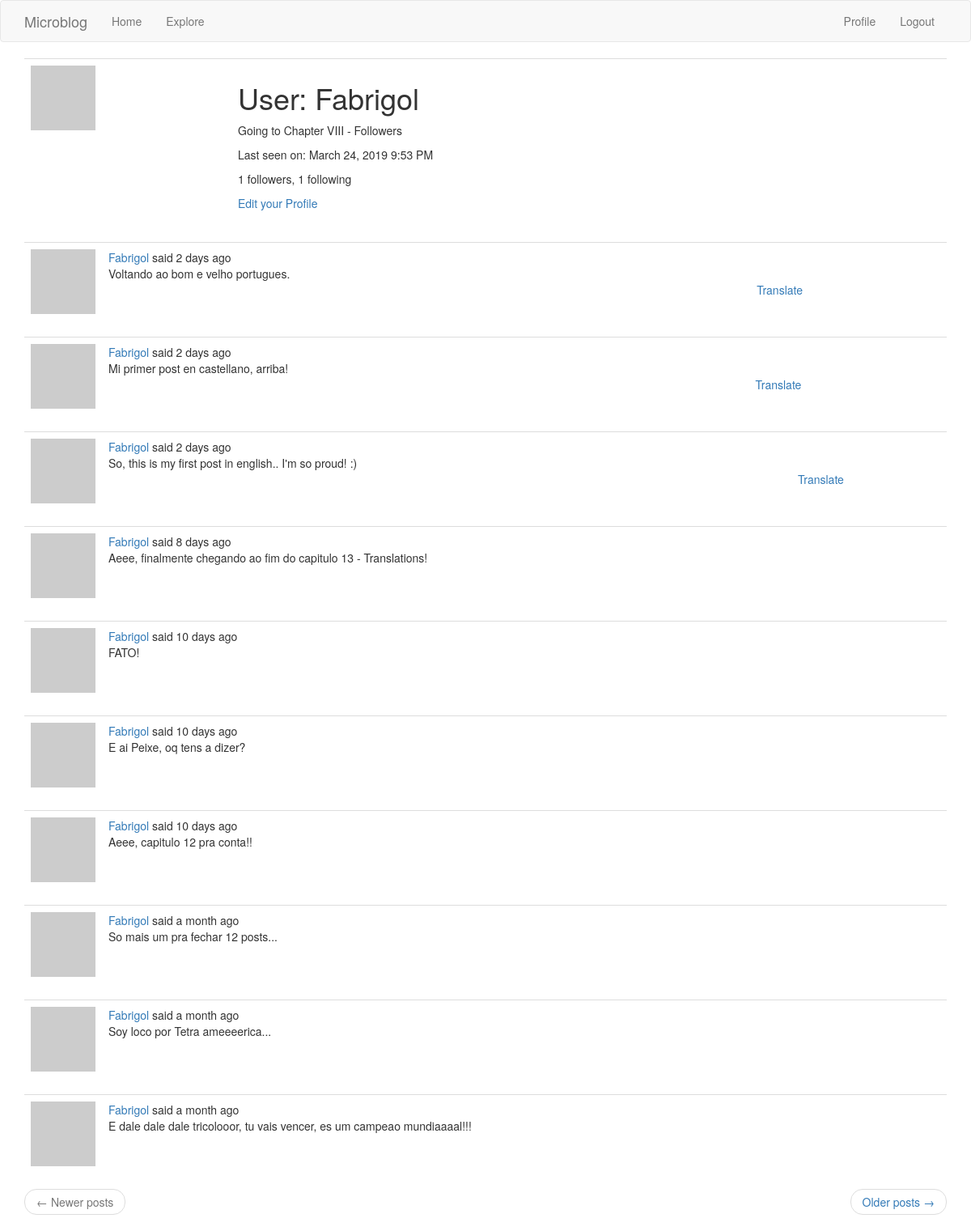
Before: /user/Fabrigol (signed in) with the older database file.
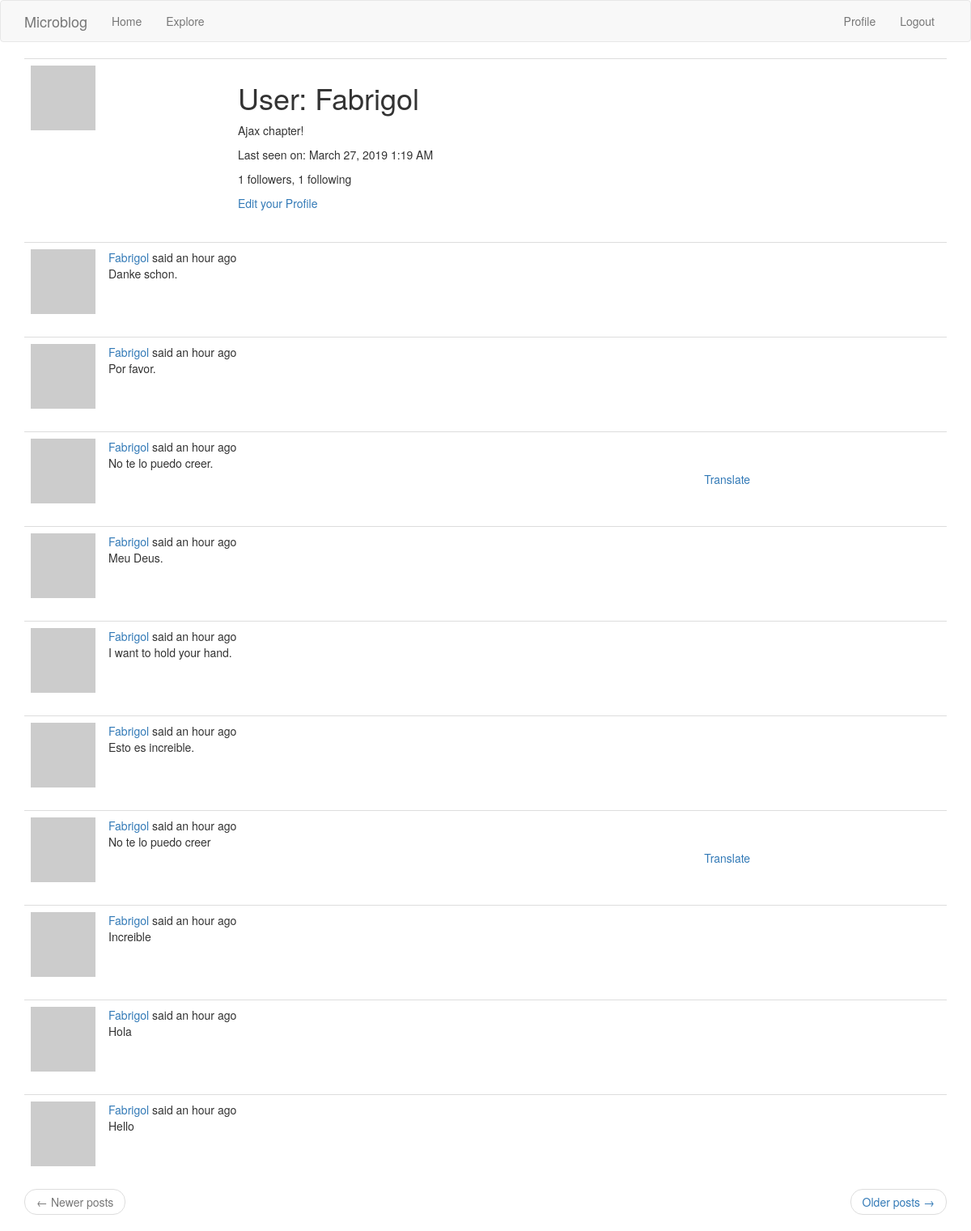
After: the same page with the newer database file.
### app/models.py (models this page shows, shortened)
class User(UserMixin,db.Model):
    id = db.Column(db.Integer, primary_key = True)
    username = db.Column(db.String(64), index=True, unique=True)
    email = db.Column(db.String(120), index=True, unique=True)
    password_hash = db.Column(db.String(128))
    posts = db.relationship('Post', backref='author', lazy='dynamic')
    about_me = db.Column(db.String(140))
    last_seen = db.Column(db.DateTime, default=datetime.utcnow)
    followed = db.relationship(
        'User', secondary=followers,
        primaryjoin=(followers.c.follower_id == id),
        secondaryjoin=(followers.c.followed_id == id),
        backref=db.backref('followers', lazy='dynamic'), lazy='dynamic')
    def avatar(self,size):
        digest = md5(self.email.lower().encode('utf-8')).hexdigest()
        return 'https://www.gravatar.com/avatar/{}?d=identicon&s={}'.format(
            digest, size)

class Post(db.Model):
    id = db.Column(db.Integer, primary_key=True)
    body = db.Column(db.String(140))
    timestamp = db.Column(db.DateTime, index=True, default=datetime.utcnow)
    user_id = db.Column(db.Integer, db.ForeignKey('user.id'))
    language = db.Column(db.String(5))

### app/routes.py (the view)
@app.route('/user/<username>')
@login_required
def user(username):
    user = User.query.filter_by(username=username).first_or_404()
    page = request.args.get('page', 1, type=int)
    posts = user.posts.order_by(Post.timestamp.desc()).paginate(
        page, app.config['POSTS_PER_PAGE'], False)
    next_url = url_for('user', username=user.username, page=posts.next_num) \
        if posts.has_next else None
    prev_url = url_for('user', username=user.username, page=posts.prev_num) \
        if posts.has_prev else None
    return render_template('user.html', user=user, posts=posts.items,
                           next_url=next_url, prev_url=prev_url)

### app/models.py (called while the page is built)
@login.user_loader
def load_user(id):
    return User.query.get(int(id))

### app/routes.py (called while the page is built)
@app.before_request
def before_request():
    if current_user.is_authenticated:
        current_user.last_seen = datetime.utcnow()
        db.session.commit()
    g.locale = str(get_locale())

### app/templates/user.html
{% extends "base.html" %}
{% block app_content %}
    <table class="table table-hover">
        <tr>
            <td width="256px"><img src="{{ user.avatar(256) }}"></td>
            <td>
                <h1>{{ _('User') }}: {{ user.username }}</h1>
                {% if user.about_me %}<p>{{ user.about_me }}</p>{% endif %}
                {% if user.last_seen %}
                <p>{{ _('Last seen on') }}: {{ moment(user.last_seen).format('LLL') }}</p>
                {% endif %}
                <p>{{ _('%(count)d followers', count=user.followers.count()) }}, {{ _('%(count)d following', count=user.followed.count()) }}</p>
                {% if user == current_user %}
                <p><a href="{{ url_for('edit_profile') }}">{{ _('Edit your Profile') }}</a></p>
                {% elif not current_user.is_following(user) %}
                <p><a href="{{ url_for('follow', username=user.username) }}">{{ _('Follow') }}</a></p>
                {% else %}
                <p><a href="{{ url_for('unfollow', username=user.username) }}">{{ _('Unfollow') }}</a></p>
                {% endif %}
            </td>
        </tr>
    </table>
    {% for post in posts %}
        {% include '_post.html' %}
    {% endfor %}
    <nav aria-label="...">
        <ul class="pager">
            <li class="previous{% if not prev_url %} disabled{% endif %}">
                <a href="{{ prev_url or '#' }}">
                    <span aria-hidden="true">&larr;</span> {{ _('Newer posts') }}
                </a>
            </li>
            <li class="next{% if not next_url %} disabled{% endif %}">
                <a href="{{ next_url or '#' }}">
                    {{ _('Older posts') }} <span aria-hidden="true">&rarr;</span>
                </a>
            </li>
        </ul>
    </nav>
{% endblock %}

### app/templates/_post.html (shortened to what this page needs)
<table class="table table-hover">
    <tr>
        <td width="70px">
            <a href="{{ url_for('user', username=post.author.username) }}">
                <img src="{{ post.author.avatar(70) }}" />
            </a>
        </td>
        <td>
            {{ _('%(username)s said %(when)s',
                username=user_link, when=moment(post.timestamp).fromNow()) }}
            <br>
            <span id="post{{ post.id }}">{{ post.body }}</span>
        </td>
        <td>
            {% if post.language and post.language != g.locale %}
            <br><br>
            <span id="translation{{ post.id }}">
                <a href="javascript:translate(
                            '#post{{ post.id }}',
                            '#translation{{ post.id }}',
                            '{{ post.language }}',
                            '{{ g.locale }}');">{{ _('Translate') }}</a>
            </span>
            {% endif %}
        </td>
    </tr>
</table>

Changed rows visible on the page:
no longer on this page (row unchanged): Post: body "Voltando ao bom e velho portugues."
no longer on this page (row unchanged): Post: body "Mi primer post en castellano, arriba!"
no longer on this page (row unchanged): Post: body "So, this is my first post in english.. I'm so proud! :)"
no longer on this page (row unchanged): Post: body "Aeee, finalmente chegando ao fim do capitulo 13 - Translations!"
no longer on this page (row unchanged): Post: body "FATO!"
no longer on this page (row unchanged): Post: body "E ai Peixe, oq tens a dizer?"
no longer on this page (row unchanged): Post: body "Aeee, capitulo 12 pra conta!!"
no longer on this page (row unchanged): Post: body "So mais um pra fechar 12 posts..."
no longer on this page (row unchanged): Post: body "Soy loco por Tetra ameeeerica..."
no longer on this page (row unchanged): Post: body "E dale dale dale tricolooor, tu vais vencer, es um campeao mundiaaaal!!!"
changed User "Fabrigol": about_me "Going to Chapter VIII - Followers" → "Ajax chapter!"; last_seen "March 24, 2019 9:53 PM" → "March 27, 2019 1:19 AM"
added Post: body "Danke schon."
added Post: body "Por favor."
added Post: body "No te lo puedo creer."
added Post: body "Meu Deus."
added Post: body "I want to hold your hand."
added Post: body "Esto es increible."
added Post: body "No te lo puedo creer"
added Post: body "Increible"
added Post: body "Hola"
added Post: body "Hello"
